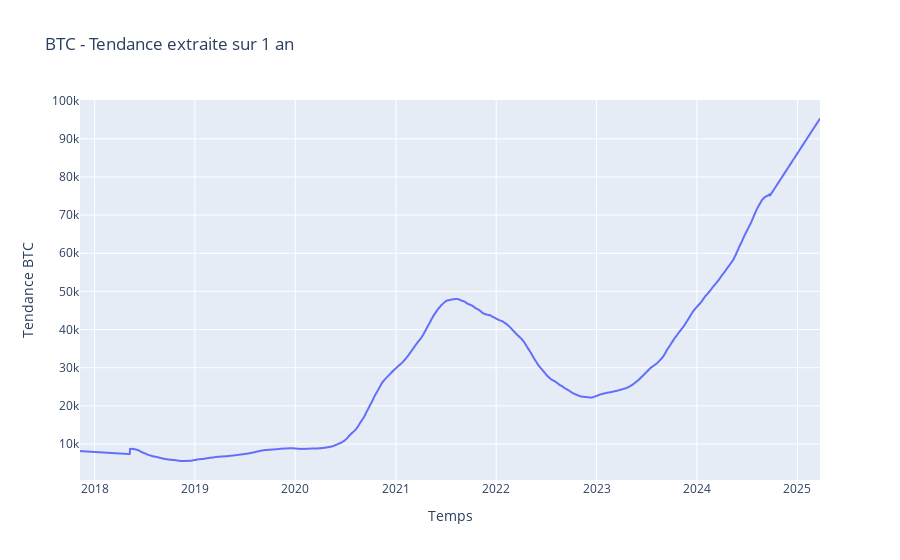

Notebook code cell kept with this figure:
### Code cell
data_sdp=sdp(data['BTC_Close'],period=365,extrapolate_trend='freq')
print(data_sdp)

# Visualisation de la tendance
fig_trend = px.line(x=data.index, y=data_sdp.trend,
              labels={"y": "Tendance BTC", "x": "Temps"},
              title="BTC - Tendance extraite sur 1 an")

fig_trend.show()

### Figure 1 — Plotly figure (JSON) as saved in the notebook; plotly's stock layout.template omitted (floating-point values rounded to 4 significant figures; data arrays with more than 128 entries replaced by an {"elided": "..."} marker saying what was removed)
{"data": [{"hovertemplate": "Temps=%{x}<br>Tendance BTC=%{y}<extra></extra>", "legendgroup": "", "line": {"color": "#636efa", "dash": "solid"}, "marker": {"symbol": "circle"}, "mode": "lines", "name": "", "showlegend": false, "type": "scattergl", "x": {"elided": "2692 str values"}, "xaxis": "x", "y": {"elided": "2692 float values"}, "yaxis": "y"}], "layout": {"legend": {"tracegroupgap": 0}, "title": {"text": "BTC - Tendance extraite sur 1 an"}, "xaxis": {"anchor": "y", "domain": [0, 1], "title": {"text": "Temps"}}, "yaxis": {"anchor": "x", "domain": [0, 1], "title": {"text": "Tendance BTC"}}}}
